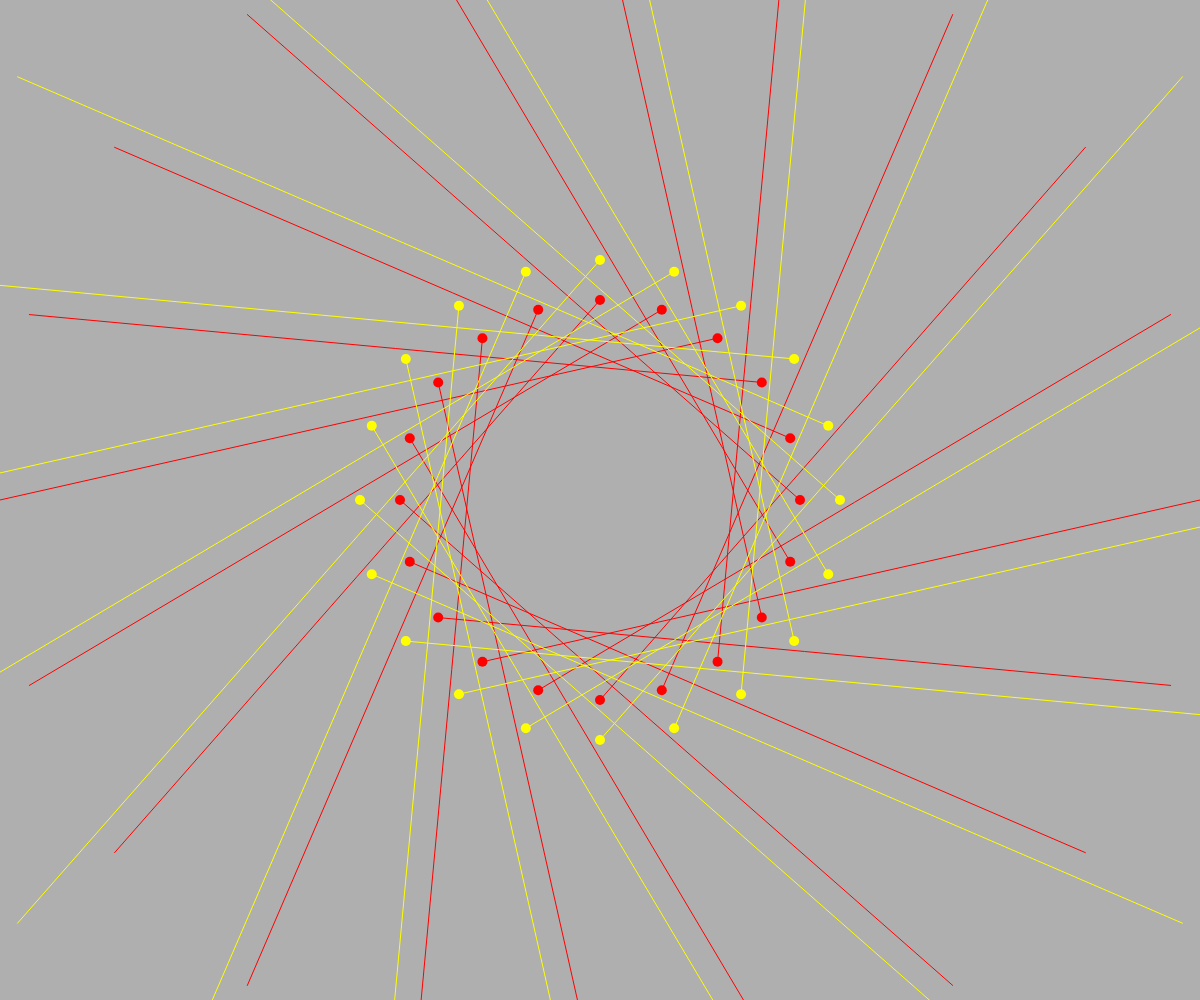
Frame 1 (no input)
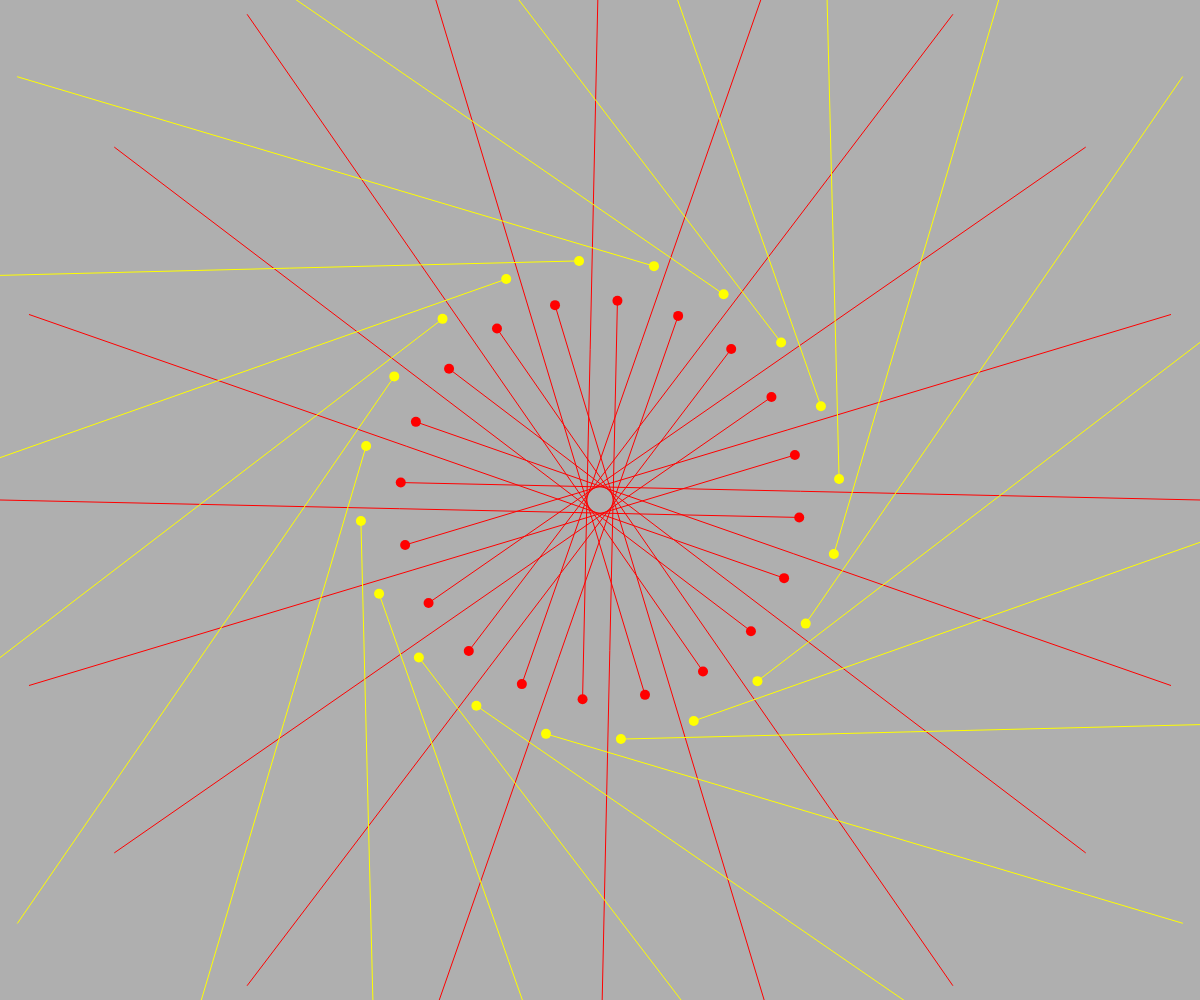
Frame 60 (no input)
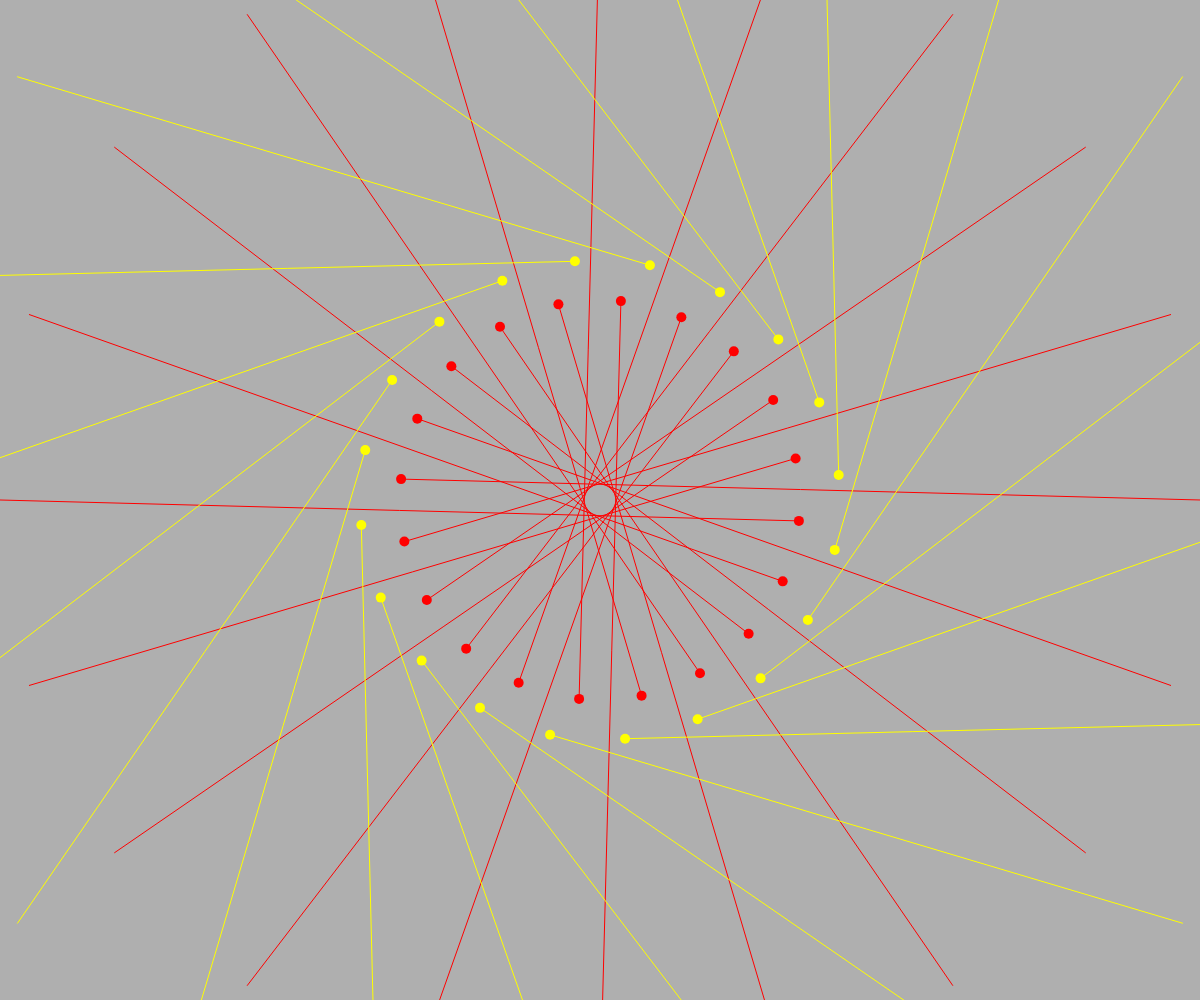
Frame 120 (the mouse pressed at the canvas centre since frame 60)

The p5.js sketch that drew these frames (run headless with seeded random() and noise() and a simulated clock; from frame 60 on, the mouse is pressed at the canvas centre):

// p5.js sketch
// ── sketch.js
var canvasWidth = window.innerWidth;
var canvasHeight = window.innerHeight;

var circles = [];

function setup() {
  createCanvas(canvasWidth,canvasHeight);
  angleMode(DEGREES);
  
  circles.push(new CircleBoundary(canvasWidth/2,canvasHeight/2,200,20,[255,0,0],1));  
  circles.push(new CircleBoundary(canvasWidth/2,canvasHeight/2,200+40,20,[255,255,0],-1));
  //circles.push(new CircleBoundary(canvasWidth/2,canvasHeight/2,200-40,20,[0,255,0],-1));
}

function draw() {
  background(175);
  
  circles.forEach(function(circle){
    circle.display();
    
    if(!mouseIsPressed){
      circle.rotate(1);
    }
  })
}

var CircleBoundary = function(x,y,r,n,color,direction){
  // centre of the circle
  this.x = x;
  this.y = y;
  
  // radius
  this.r = r;
  
  // number of points in the circle's circumference
  this.n = n;
  
  // angle of separation between two points in the circle.
  var theta = 360/this.n;
  
  this.direction = direction;
  
  // angle with which the inner circle is rotated
  this.rotateTheta = 0;
  
  // color of the strings and the circles;
  this.color = color;
  
  var outerCircle = [];
  var outerCircleR = this.r*3;
  
  for(var i=0; i<this.n; i++){
    var x = this.x + outerCircleR * cos(i*theta);
    var y = this.y + outerCircleR * sin(i*theta);
    
    outerCircle.push([x,y]);
  }

  this.display = function(){
    var self = this;
    
    // draw points
    for(var i=0; i<self.n; i++){
      var x = self.x + self.r * cos(i*theta+self.rotateTheta);
      var y = self.y + self.r * sin(i*theta+self.rotateTheta);
      
      fill(self.color[0],self.color[1],self.color[2]);
      noStroke();
      ellipse(x,y,10,10);
      
      stroke(self.color[0],self.color[1],self.color[2]);
      fill(self.color[0],self.color[1],self.color[2]);
      
      var j = (self.n+i-7)%self.n;
      line(x,y,outerCircle[j][0],outerCircle[j][1]);
    }
  };
  
  this.rotate = function(theta){
    if(this.direction == 1){
      this.rotateTheta += theta;
    }else{
      this.rotateTheta -= theta;
    }
  };
};
